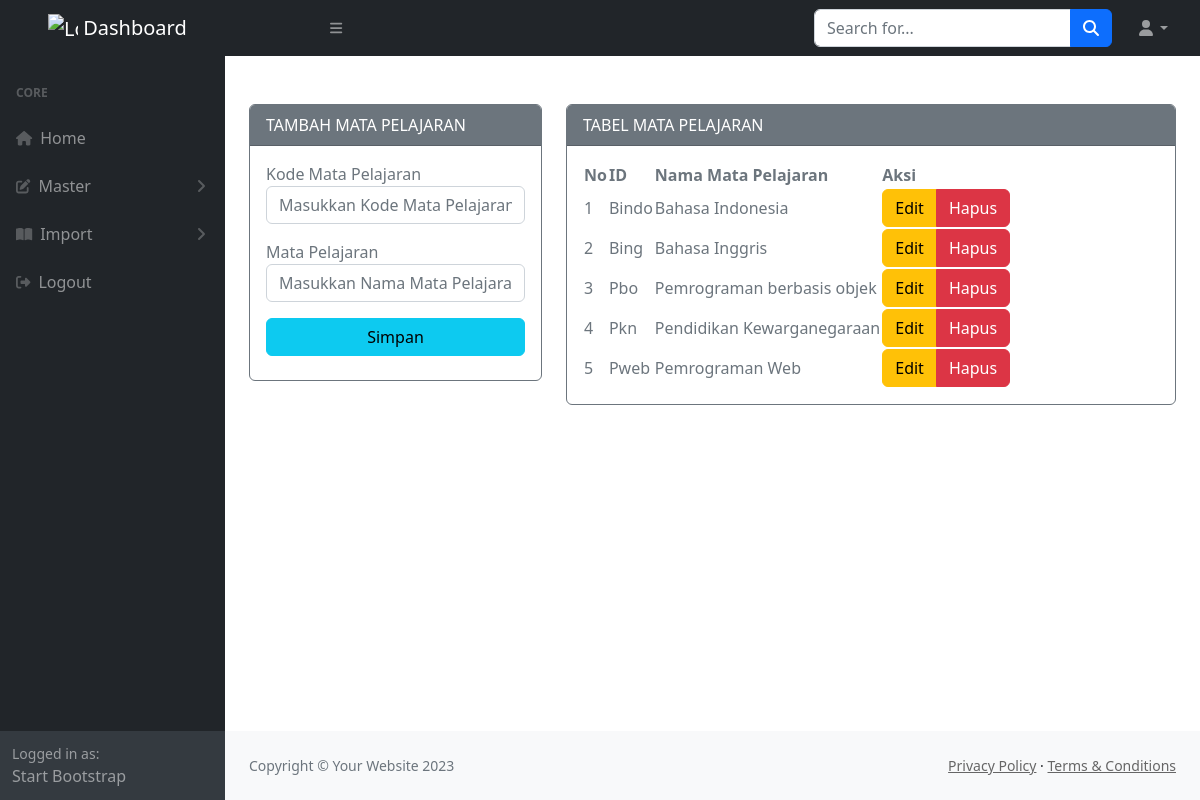
Screenshot of /admin/media.php?module=mapel (signed in) with the database file from the repository.
### tables this page shows
CREATE TABLE `mapel` (
  `kd_mapel` varchar(10) NOT NULL,
  `nama_mapel` varchar(100) NOT NULL
);

### admin/modul/mod_mapel/mapel_v.php (the view, shortened to what this page needs)
<?php
include "../koneksi/koneksi.php";
if (empty($_SESSION['username']) and empty($_SESSION['passuser']) and $_SESSION['login'] == 0) {
    echo "<script>alert('Kembalilah Kejalan yg benar!!!'); window.location = '../../index.php';</script>";
} else {
?>
    <?php
    $update = (isset($_GET['action']) and $_GET['action'] == 'update') ? true : false;
    ?>
    <div class="container mt-5">
        <div class="content-wrapper">
            <div class="container">
                <div class="row">
                    <div class="col-md-4 col-sm-4 col-xs-12">
                        <div class="card border-secondary mb-3">
                            <div class="card-header text-bg-<?= ($update) ? "success" : "secondary" ?>">
                                <?= ($update) ? "EDIT" : "TAMBAH" ?> MATA PELAJARAN
                            </div>
                            <div class="card-body text-secondary">
                                <form action="<?= $_SERVER['REQUEST_URI'] ?>" method="POST" role="form">
                                    <div class="form-group mb-3">
                                        <label>Kode Mata Pelajaran</label>
                                        <input class="form-control" placeholder="Masukkan Kode Mata Pelajaran" name="kd_mapel" type="text" <?= (!$update) ?: 'value="' . $row["kd_mapel"] . '"' ?> />
                                    </div>
                                    <div class="form-group mb-3">
                                        <label>Mata Pelajaran </label>
                                        <input class="form-control" placeholder="Masukkan Nama Mata Pelajaran" name="nama_mapel" type="text" <?= (!$update) ?: 'value="' . $row["nama_mapel"] . '"' ?> />
                                    </div>
                                    <button type="submit" class="btn btn-<?= ($update) ? "success" : "info" ?> btn-block w-100 mb-2">Simpan</button>
                                </form>
                            </div>
                        </div>
                    </div>
                    <div class="col-md-8 col-sm-8 col-xs-12">
                        <div class="card border-secondary mb-3">
                            <div class="card-header text-bg-secondary">
                                TABEL MATA PELAJARAN
                            </div>
                            <div class="card-body text-secondary">
                                <table id="datatablesSimple">
                                    <thead>
                                        <tr>
                                            <th>No</th>
                                            <th>ID</th>
                                            <th>Nama Mata Pelajaran</th>
                                            <th>Aksi</th>
                                        </tr>
                                    </thead>
                                    <tbody>
                                        <tr>
                                            <?php $no = 1; ?>
                                            <?php if ($query = $connect->query("SELECT * FROM mapel")) : ?>
                                                <?php while ($row = $query->fetch_assoc()) : ?>
                                                    <td><?php echo $no++; ?></td>
                                                    <td><?= $row['kd_mapel'] ?></td>
                                                    <td><?= $row['nama_mapel'] ?></td>
                                                    <td class="hidden-print">
                                                        <div class="btn-group">
                                                            <a href="?module=mapel&action=update&key=<?= $row['kd_mapel'] ?>" class="btn btn-warning btn-xs">Edit</a>
                                                            <a href="?module=mapel&action=delete&key=<?= $row['kd_mapel'] ?>" class="btn btn-danger btn-xs">Hapus</a>
                                                        </div>
                                                    </td>
                                        </tr>
                                    <?php endwhile ?>
                                <?php endif ?>
                                    </tbody>
                                </table>
                            </div>
                        </div>
                    </div>
                </div>
            </div>
        </div>
    </div>
<?php } ?>

### admin/modul/mod_mapel/mapel_v.php (style rules this page uses)
a { color: #666; }

### rows the page displays
mapel: kd_mapel "Bindo", nama_mapel "Bahasa Indonesia"
mapel: kd_mapel "Bing", nama_mapel "Bahasa Inggris"
mapel: kd_mapel "Pbo", nama_mapel "Pemrograman berbasis objek"
mapel: kd_mapel "Pkn", nama_mapel "Pendidikan Kewarganegaraan"
mapel: kd_mapel "Pweb", nama_mapel "Pemrograman Web"
